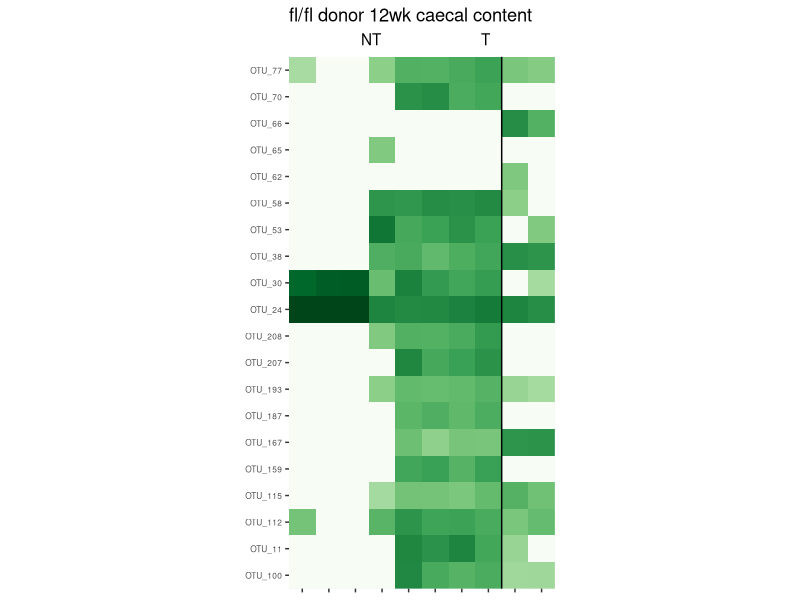
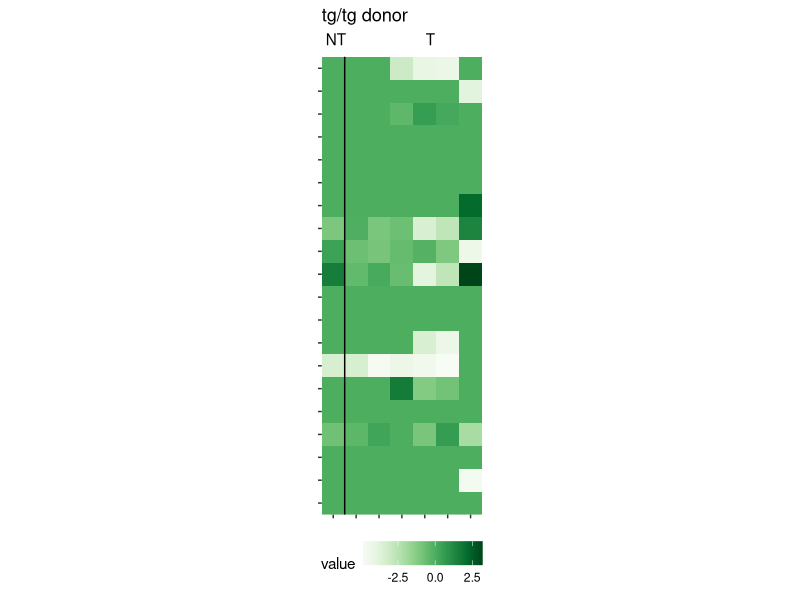
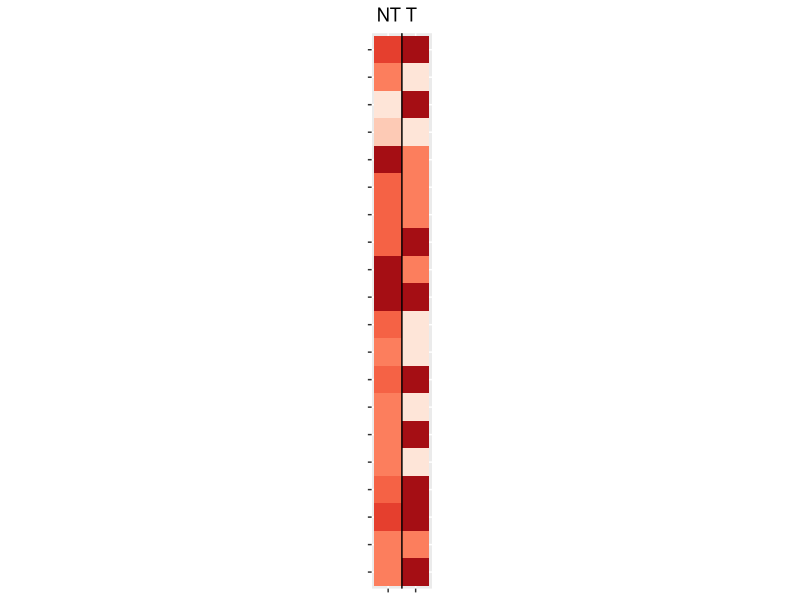
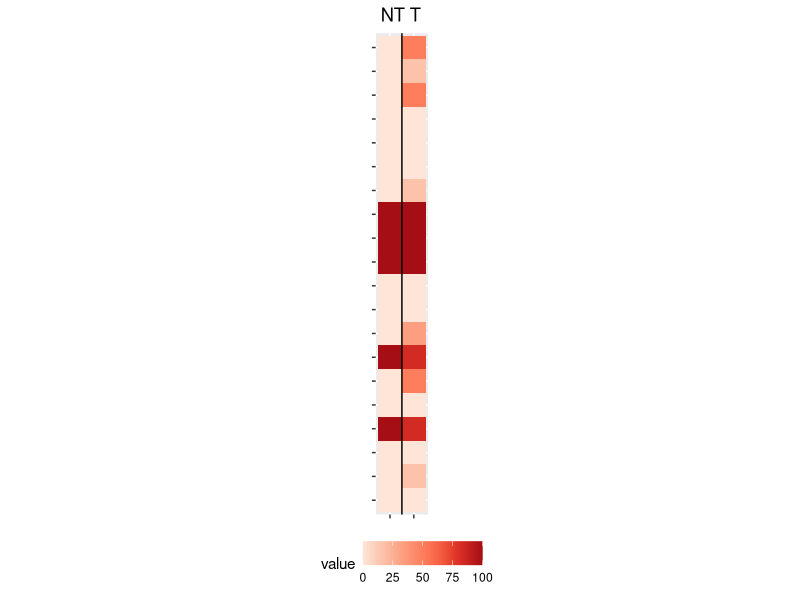

Here is the R script that generated these plots, in order:
library(tidyverse)
library(RColorBrewer)
library(reshape2)
library(gtools)

# arcsine transform function 
#asinTransform <- function(p) { asin(sqrt(p/100)) }



# read input 
df_tg <- read.csv("tg_recipients.csv", header = TRUE, check.names = FALSE)
df_fl <- read.csv("fl_recipients.csv", header = TRUE, check.names = FALSE)
df_tg_prev <- read.csv("tg_recipients_prev.csv", header = TRUE, check.names = FALSE)
df_fl_prev <- read.csv("fl_recipients_prev.csv", header = TRUE, check.names = FALSE)

minval <- 0.025

df_tg[df_tg<minval]=0
df_fl[df_fl<minval]=0


df_tg_melt <- melt(df_tg)
#df_tg_melt[3] <- lapply(df_tg_melt[3], asinTransform)
df_tg_melt[3] <- lapply(df_tg_melt[3], log2)
df_tg_melt[mapply(is.infinite, df_tg_melt)] <- NA
df_tg_melt[is.na(df_tg_melt)]<- 0


df_fl_melt <- melt(df_fl)
#df_fl_melt[3] <- lapply(df_fl_melt[3], asinTransform)
df_fl_melt[3] <- lapply(df_fl_melt[3], log2)
df_fl_melt[mapply(is.infinite, df_fl_melt)] <- NA
df_fl_melt[is.na(df_fl_melt)]<- -10


tg_melt <- melt(df_tg_prev)
fl_melt <- melt(df_fl_prev)


hm.palette <- colorRampPalette((brewer.pal(9,"Greens")), space='Lab')
hm.palette2 <- colorRampPalette((brewer.pal(6, "Reds")), space="Lab")



p_abundance_fl <- ggplot(df_fl_melt, aes(x = variable , y = OTU, fill = value)) + geom_tile() + coord_fixed(expand = FALSE) +
  scale_fill_gradientn(colours = hm.palette(10)) + theme(legend.position = "none") +
  theme(axis.text.y =element_text(size = 6), axis.text.x = element_blank()) +
  ylab(NULL) + xlab(NULL) + geom_vline(xintercept = 8.5, color = "black") 
p_abundance_fl + labs(title= "fl/fl donor 12wk caecal content", subtitle= "                  NT                         T") 



p_abundance_tg <- ggplot(df_tg_melt, aes(x = variable , y = OTU, fill = value)) + geom_tile() + coord_fixed(expand = FALSE) +
  scale_fill_gradientn(colours = hm.palette(10)) + theme(legend.position = "bottom") + 
  theme(axis.text.x=element_blank(), axis.text.y=element_blank()) + 
  ylab(NULL) + xlab(NULL) +  geom_vline(xintercept = 1.5, color = "black") 
print(p_abundance_tg + labs(title="tg/tg donor", subtitle = " NT                    T"))




p_prev_fl <- ggplot(fl_melt, aes(x = variable , y = OTU, fill = value)) + geom_tile() + coord_fixed() + 
  scale_fill_gradientn(colours = hm.palette2(10)) +  theme(legend.position = "none") + 
  theme(axis.text = element_blank()) + geom_vline(xintercept = 1.5, color = "black") +
  xlab(NULL) + ylab(NULL) 
print(p_prev_fl + ggtitle(" NT T"))


p_prev_tg <- ggplot(tg_melt, aes(x = variable , y = OTU, fill = value)) + geom_tile() + coord_fixed() + 
  scale_fill_gradientn(colours = hm.palette2(10)) + theme(legend.position = "bottom")  +
  theme(axis.text = element_blank()) + geom_vline(xintercept = 1.5, color = "black") +
  xlab(NULL) + ylab(NULL)
print(p_prev_tg + ggtitle(" NT T"))
